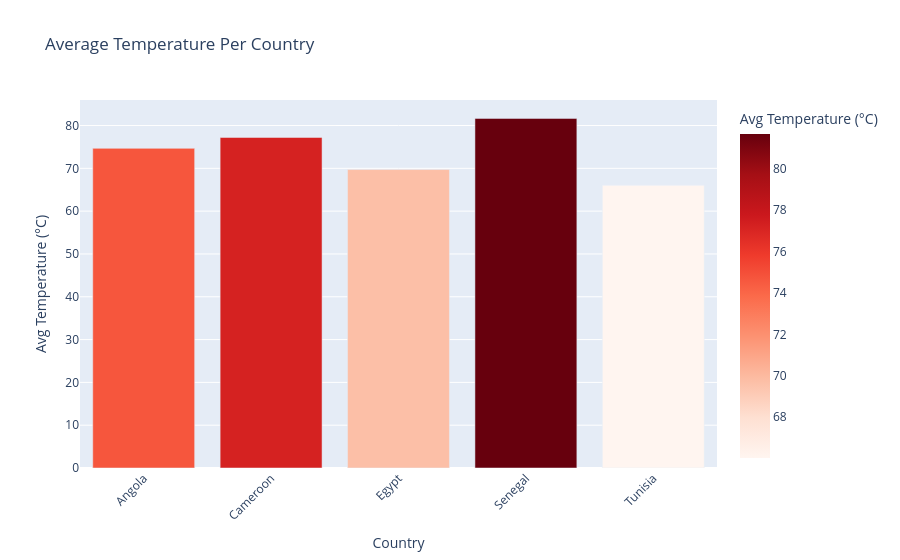

Source (notebook cell):
### Code cell
df_average_temp = df.groupby("COUNTRY", as_index=False)["TAVG"].mean()
fig_average_temp = px.bar(df_average_temp, x="COUNTRY", y="TAVG", title="Average Temperature Per Country",
                      labels={"TAVG": "Avg Temperature (°C)", "COUNTRY": "Country"},
                      color="TAVG", color_continuous_scale="reds")
fig_average_temp.update_layout(xaxis_tickangle=-45)
fig_average_temp.show()

### Figure 1 — Plotly figure (JSON) as saved in the notebook; plotly's stock layout.template omitted (floating-point values rounded to 4 significant figures)
{"data": [{"alignmentgroup": "True", "hovertemplate": "Country=%{x}<br>Avg Temperature (°C)=%{marker.color}<extra></extra>", "legendgroup": "", "marker": {"color": [74.67, 77.21, 69.72, 81.66, 66.03], "coloraxis": "coloraxis", "pattern": {"shape": ""}}, "name": "", "offsetgroup": "", "orientation": "v", "showlegend": false, "textposition": "auto", "type": "bar", "x": ["Angola", "Cameroon", "Egypt", "Senegal", "Tunisia"], "xaxis": "x", "y": [74.67, 77.21, 69.72, 81.66, 66.03], "yaxis": "y"}], "layout": {"barmode": "relative", "coloraxis": {"colorbar": {"title": {"text": "Avg Temperature (°C)"}}, "colorscale": [[0, "rgb(255,245,240)"], [0.125, "rgb(254,224,210)"], [0.25, "rgb(252,187,161)"], [0.375, "rgb(252,146,114)"], [0.5, "rgb(251,106,74)"], [0.625, "rgb(239,59,44)"], [0.75, "rgb(203,24,29)"], [0.875, "rgb(165,15,21)"], [1, "rgb(103,0,13)"]]}, "legend": {"tracegroupgap": 0}, "title": {"text": "Average Temperature Per Country"}, "xaxis": {"anchor": "y", "domain": [0, 1], "tickangle": -45, "title": {"text": "Country"}}, "yaxis": {"anchor": "x", "domain": [0, 1], "title": {"text": "Avg Temperature (°C)"}}}}
